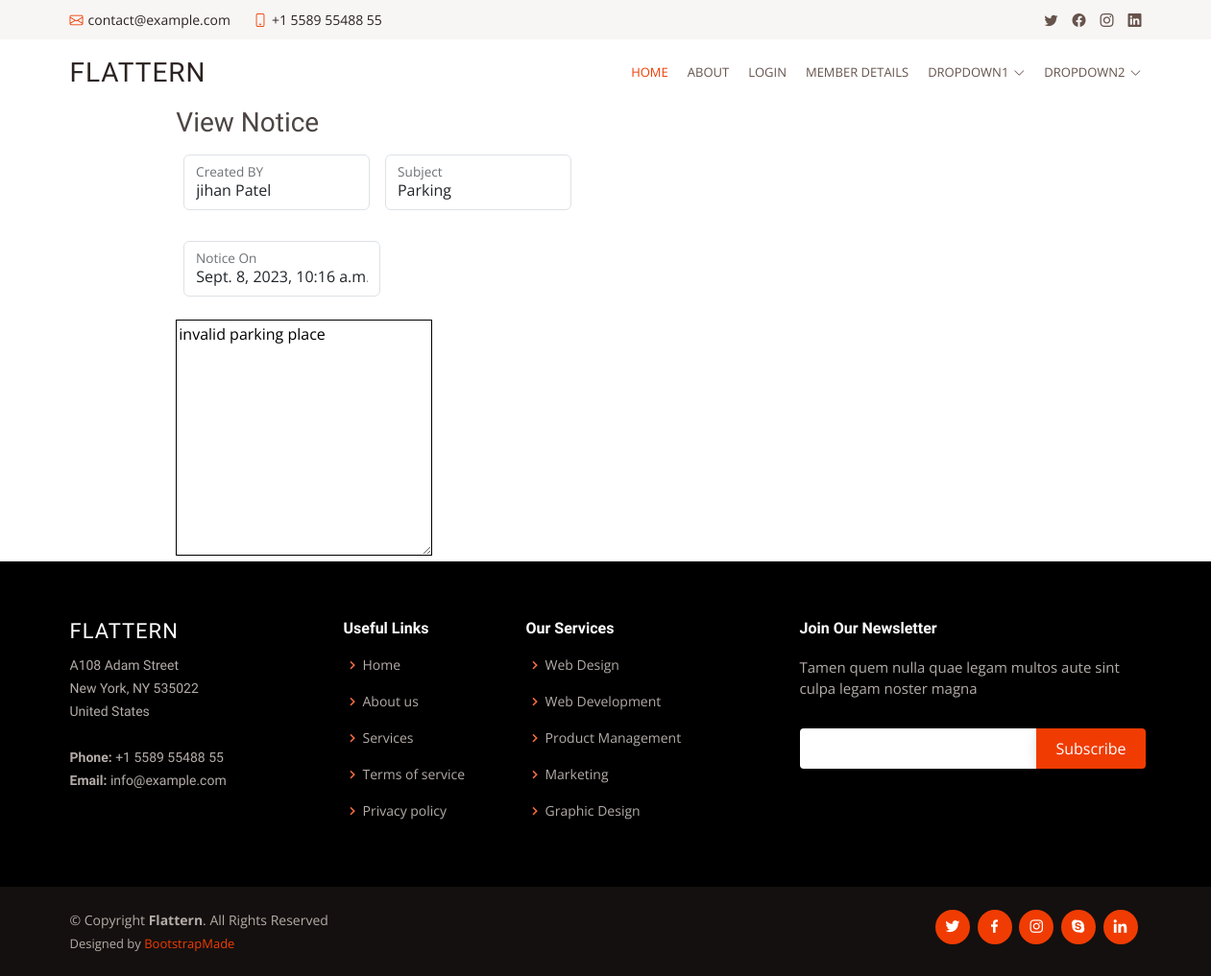
The app's page /hos/view-notice/1/ (signed in) with its own data.
### housing_socity/models.py (models this page shows, shortened)
class Notice(models.Model):
    send_by=models.ForeignKey(housing_socity,on_delete=models.CASCADE)
    send_to=models.ForeignKey(Member,on_delete=models.CASCADE)
    subject = models.CharField(max_length=100)
    des = models.TextField()
    notice_on= models.DateTimeField(auto_now_add=True)
    read = models.BooleanField(default=False)
    read_time = models.DateTimeField(blank=True,null=True)

### Members/models.py (models this page shows, shortened)
class Member(models.Model):
    fname = models.CharField(max_length=30)
    lname = models.CharField(max_length=30)
    mobile = models.CharField(max_length=13)
    email = models.EmailField(unique=True)
    flat_no = models.IntegerField()
    wing = models.CharField(max_length=1)
    res_from = models.DateField(null=True)
    created_on = models.DateTimeField(auto_now_add=True)
    res_type = models.CharField(max_length=20,default='owner',choices=choice)
    verify = models.BooleanField(default=False)
    pic = models.FileField(upload_to='member_pic',default='avtar.png')
    Password = models.CharField(max_length=30,null=True,blank=True)

### housing_socity/views.py (the view)
# urls.py: path('view-notice/<int:pk>/',views.view_notice,name='view-notice'),
def view_notice(request,pk):
    user = housing_socity.objects.get(email=request.session['email'])
    notices = Notice.objects.get(id=pk)
    return render(request,'view-notice.html',{'notices':notices,'user':user})

### housing_socity/templates/view-notice.html (shortened to what this page needs)
{% extends 'header.html' %}
{% load static %}
{% block content %}
<div class="container-fluid form-container">
    <div class="container login-container">
        <div class="row">
            <div class="col-md-7 form-part">
              <div class="row">
                <div class="col-lg-8 col-md-11  formcol mx-auto">
                     <h3>View Notice</h3>
                    <div class="d-flex flex-row">
                        <div class="p-2">
                            <div class="form-floating mb-3">
                                <input type="text" class="form-control" id="floatingInput" placeholder="Created By" name="created_by" value="{{notices.send_to.fname}} {{notices.send_to.lname}}">
                                <label for="floatingInput">Created BY</label>
                               </div>
                        </div>
                        <div class="p-2">
                            <div class="form-floating mb-3">
                                <input type="text" class="form-control" id="floatingInput" placeholder="subject" name="subject" value="{{notices.subject}}">
                                <label for="floatingInput">Subject</label>
                               </div>
                        </div>
                      </div>
                      <div class="d-flex flex-row">
                        <div class="p-2">
                            <div class="form-floating mb-3">
                                <input type="text" class="form-control" id="floatingInput" placeholder="Mobile Number"name="mobile" value="{{notices.notice_on}}">
                                <label for="floatingInput">Notice On</label>
                              </div>
                            </div>
                        </div>
                        <div >
                            <textarea name="" class="'form-control" style="border:black 5px bold;border-radius: 5px bold; border-color: black;" id="" cols="30" rows="10">{{notices.des}}</textarea>
                        </div>
                </div>
              </div>
            </div>
        </div>
    </div>
  </div>
{% endblock %}

### housing_socity/static/assets/css/style.css (style rules this page uses)
body { font-family: "Open Sans", sans-serif; color: #4d4643; }
h1, h2, h3, h4, h5, h6 { font-family: "Muli", sans-serif; }

### records on screen
Notice: created_by "jihan Patel", subject "Parking", mobile "Sept. 8, 2023, 10:16 a.m.", des "invalid parking place"
